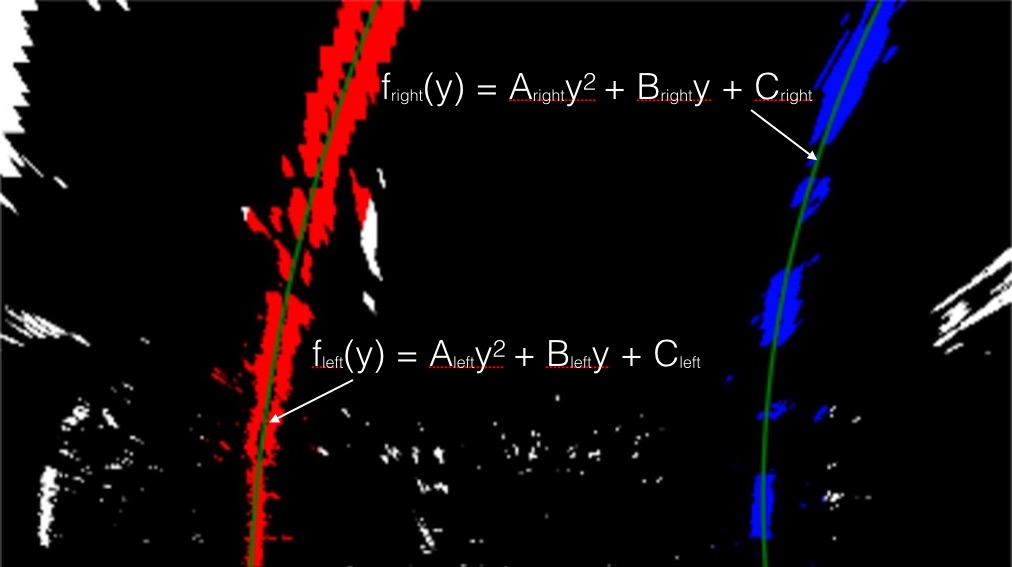
#> input picture CarND-Advanced-Lane-Lines/examples/color_fit_lines.jpg, 1012 x 567 px
$ python pipeline.py examples/color_fit_lines.jpg out.png   (older library calls are emulated)
#> lines starting #> are read from the running program, lines starting #| are printed output that depends on the picture; after the words box and inside, x2 and y2 are one past the last pixel; in counts of white or black regions, pixels touching at a corner belong together
################################################################################################
######## Udacity Autonomous Driving Nano Degree Term 1 Project 4: Advanced Lane Finding ########
########                             Created by Fengwen Song                            ########
################################################################################################
# This is the implementation of image processing pipe-line
# Please run the function by calling python pipeline.py + input file + output folder, here input file can be video
# in mp4 format or image in jpg format. Output folder is where the processed file will be stored. Output file will be
# Under this folder with "out_" + original file name
# Program tested on personal laptop with Intel 6820HK CPU + Nvidia GTX980 Graphic Card

# Import relevant modules
import cv2
import sys
import pickle
import numpy as np
from moviepy.editor import VideoFileClip


# Definition of line class
class Line:
    def __init__(self):
        # was the line detected in the last iteration?
        self.detected = False
        # will this frame of video/image be skipped?
        self.skip = False
        # x values of the last n fits of the line
        self.recent_xfitted = []
        # average x values of the fitted line over the last n iterations
        self.bestx = None
        # polynomial coeffifients of the last n fits of the line
        self.recent_fit = []
        # polynomial coefficients averaged over the last n iterations
        self.best_fit = None
        # polynomial coefficients for the most recent fit
        self.current_fit = []
        # radius of curvature of the line in some units
        self.radius_of_curvature = 0
        # distance in meters of vehicle center from the line
        self.line_base_pos = 0
        # difference in fit coefficients between last and new fits
        self.diffs = np.array([0, 0, 0], dtype='float')
        # x values for detected line pixels
        self.allx = None
        # y values for detected line pixels
        self.ally = None
        # Counter of failed detection
        self.fail_cntr = 0


# Definition of hyper parameters
cam_mtx = 0  # Pre-definition of camera matrix
dist_coef = 0  # Pre-definition of distortion coefficients
ksize = 7  # Kernel size used in sobel operator
window_width = 40  # Width of the convolution window in pixels
window_height = 80  # Window height during window slidings
line_width = 24  # Default line width at bottom of the image in pixels
margin = 8 * line_width  # Margin during window sliding to indicate the possible location of the adjacent lane segment
src_pts = np.float32([(237, 690), (1043, 690), (682, 450), (590, 450)])  # Ref pts for Perspective transformation
dst_pts = np.float32([(325, 720), (955, 720), (955, 0), (325, 0)])  # Ref pts for Perspective transformation
lane_width = dst_pts[1][0] - dst_pts[0][0]  # Default lane width at bottom of the image in pixels
ym_per_pix = 30 / dst_pts[0][1]  # meters per pixel in y dimension
xm_per_pix = 3.7 / lane_width  # meters per pixel in x dimension
curv_thresh = 3  # Curvature threshold for lane validation
fit_thresh = 6  # Threshold when compared the 2nd order polynomial coefficients with the previous fit
lane_thresh = 200  # Valid lane threshold after convolution
res_thresh = 4500  # Threshold for the residual after polynomial fit
fail_thresh = 7  # Threshold for the fail counters in Line class to skip cross compare steps in lane_valid()
num_it = 6  # Store result from last 6 iterations
num_layer = 9  # Default number of sliding layers
# Line objectes for left and right lanes
lane_left = Line()
lane_right = Line()


def abs_sobel_thresh(img, sobel_kernel=3, orient='x', thresh=(0, 255)):
    # Apply x or y gradient with the OpenCV Sobel() function
    # and take the absolute value
    abs_sobel = 0
    if orient == 'x':
        abs_sobel = np.absolute(cv2.Sobel(img, cv2.CV_64F, 1, 0, ksize=sobel_kernel))
    if orient == 'y':
        abs_sobel = np.absolute(cv2.Sobel(img, cv2.CV_64F, 0, 1, ksize=sobel_kernel))
    # Rescale back to 8 bit integer
    scaled_sobel = np.uint8(255 * abs_sobel / np.max(abs_sobel))
    # Create a copy and apply the threshold
    binary_output = np.zeros_like(scaled_sobel)
    # Here I'm using inclusive (>=, <=) thresholds, but exclusive is ok too
    binary_output[(scaled_sobel >= thresh[0]) & (scaled_sobel <= thresh[1])] = 1
    # Return the result
    return binary_output


def mag_thresh(img, sobel_kernel=3, thresh=(0, 255)):
    # Apply the following steps to img
    # 2) Take the gradient in x and y separately
    sobelx = cv2.Sobel(img, cv2.CV_64F, 1, 0, ksize=sobel_kernel)
    sobely = cv2.Sobel(img, cv2.CV_64F, 0, 1, ksize=sobel_kernel)
    # 3) Calculate the magnitude
    sobelxy = np.sqrt((sobelx * sobelx) + (sobely * sobely))
    # 4) Scale to 8-bit (0 - 255) and convert to type = np.uint8
    sobelxy_scaled = np.uint8(255 * sobelxy / np.max(sobelxy))
    # 5) Create a binary mask where mag thresholds are met
    binary_output = np.zeros_like(sobelxy_scaled)
    # 6) Return this mask as your binary_output image
    binary_output[(sobelxy_scaled >= thresh[0]) & (sobelxy_scaled <= thresh[1])] = 1
    return binary_output


def dir_threshold(img, sobel_kernel=3, thresh=(0, np.pi / 2)):
    # Apply the following steps to img
    # 2) Take the gradient in x and y separately
    sobelx = cv2.Sobel(img, cv2.CV_64F, 1, 0, ksize=sobel_kernel)
    sobely = cv2.Sobel(img, cv2.CV_64F, 0, 1, ksize=sobel_kernel)
    # 3) Take the absolute value of the x and y gradients
    abs_sobelx = np.abs(sobelx)
    abs_sobely = np.abs(sobely)
    # 4) Use np.arctan2(abs_sobely, abs_sobelx) to calculate the direction of the gradient
    grad = np.arctan2(abs_sobely, abs_sobelx)
    # 5) Create a binary mask where direction thresholds are met
    binary_output = np.zeros_like(grad)
    # 6) Return this mask as your binary_output image
    binary_output[(grad >= thresh[0]) & (grad <= thresh[1])] = 1
    return binary_output


def s_select(img, thresh=(0, 255)):
    # 1) Convert image in RGB to HLS color space
    hls = cv2.cvtColor(img, cv2.COLOR_BGR2HLS)
    # 2) Pick the S channel
    s_channel = hls[:, :, 2]
    # 3) Make a gray scale copy of the source image
    binary_output = np.zeros_like(s_channel)
    # 4) Apply the threshold to the source image
    binary_output[(s_channel > thresh[0]) & (s_channel <= thresh[1])] = 1
    return binary_output


def l_select(img, thresh=(0, 255)):
    # 1) Convert image in RGB to HLS color space
    hls = cv2.cvtColor(img, cv2.COLOR_BGR2HLS)
    # 2) Pick the L channel
    l_channel = hls[:, :, 1]
    # 3) Make a gray scale copy of the source image
    binary_output = np.zeros_like(l_channel)
    # 4) Apply the threshold to the source image
    binary_output[(l_channel > thresh[0]) & (l_channel <= thresh[1])] = 1
    return binary_output


# [5 lines left out: function curvature_cal, not called in this run]


def lane_filter(image):
    # Create a grayscale copy of the undistorted image
    gray = cv2.cvtColor(image, cv2.COLOR_RGB2GRAY)
    gradx = abs_sobel_thresh(gray, orient='x', sobel_kernel=ksize, thresh=(20, 200))
    grady = abs_sobel_thresh(gray, orient='y', sobel_kernel=ksize, thresh=(20, 200))
    mag_binary = mag_thresh(gray, sobel_kernel=ksize, thresh=(60, 255))
    dir_binary = dir_threshold(gray, sobel_kernel=ksize, thresh=(0.8, 1.4))
    s_binary = s_select(image, thresh=(140, 255))
    l_binary = l_select(image, thresh=(90, 255))
    combined = np.zeros_like(dir_binary)
    # Combine results from all detection results above
    # Here results from gradx, grady, mag_binary and dir_binary are calculated by operation "and" and then take "or"
    # operation with the results from "S_binary" and "L_binary" to give as clean result as possible
    combined[((gradx == 1) & (grady == 1) & (mag_binary == 1) & (dir_binary == 1)) |
             ((s_binary == 1) & (l_binary == 1))] = 1
    return combined


def slide_windows(image):
    window = np.ones(window_width)  # Create our window template that we will use for convolutions
    # First find the two starting positions for the left and right lane by using np.sum to get the vertical image slice
    # and then np.convolve the vertical image slice with the window template
    # Sum quarter bottom of image to get slice, could use a different ratio
    l_sum = np.sum(image[int(4 * image.shape[0] / 5):, int(image.shape[1] / 5):int(image.shape[1] / 2)], axis=0)
    l_center = np.argmax(np.convolve(window, l_sum)) - window_width / 2 + int(image.shape[1] / 5)
    l_max = np.max(np.convolve(window, l_sum))
    r_sum = np.sum(image[int(4 * image.shape[0] / 5):, int(image.shape[1] / 2):int(4 * image.shape[1] / 5)], axis=0)
    r_center = np.argmax(np.convolve(window, r_sum)) - window_width / 2 + int(image.shape[1] / 2)
    r_max = np.max(np.convolve(window, r_sum))
    if l_max > lane_thresh or r_max > lane_thresh:
        if l_max < lane_thresh:
            l_center = int(r_center - lane_width)
        elif r_max < lane_thresh:
            r_center = int(l_center + lane_width)
        # Add what we found for that layer
    else:
        # If both lanes can not be detected at the bottom of images, push the default value 300 and 980 (based on
        # perspective transform) into the list of window centroids
        if lane_left.detected or lane_right.detected:
            l_center = int(dst_pts[0][0])
            r_center = int(dst_pts[1][0])

    lane_left.allx = np.array([l_center], dtype=float)
    lane_right.allx = np.array([r_center], dtype=float)
    lane_left.ally = np.array([image.shape[0]], dtype=float)
    lane_right.ally = np.array([image.shape[0]], dtype=float)

    # Go through each layer looking for max pixel locations
    for level in range(1, int(image.shape[0] / window_height)):
        # convolve the window into the vertical slice of the image
        image_layer = np.sum(
            image[int(image.shape[0] - (level + 1) * window_height):int(image.shape[0] - level * window_height), :],
            axis=0)
        # Expand window size when sliding over the further segments of the image
        window_width_cor = int((100 - window_width) / (image.shape[0] / window_height) * level)
        window = np.ones(window_width + window_width_cor)
        conv_signal = np.convolve(window, image_layer)
        # Find the best left centroid by using past left center as a reference
        # Use window_width/2 as offset because convolution signal reference is at right side of window,
        # not center of window
        offset = int(len(window) / 2)
        l_min_index = int(max(l_center + offset - margin, 0))
        l_max_index = int(min(l_center + offset + margin, image.shape[1]))
        if l_min_index >= l_max_index:
            l_max_index = int(l_min_index + lane_width)
        l_center = np.argmax(conv_signal[l_min_index:l_max_index]) + l_min_index - offset
        l_max = np.max(conv_signal[l_min_index:l_max_index])
        # Find the best right centroid by using past right center as a reference
        r_min_index = int(max(r_center + offset - margin, 0))
        r_max_index = int(min(r_center + offset + margin, len(conv_signal)))
        if r_min_index >= r_max_index:
            r_min_index = int(r_max_index - lane_width)
        r_center = np.argmax(conv_signal[r_min_index:r_max_index]) + r_min_index - offset
        r_max = np.max(conv_signal[r_min_index:r_max_index])
        # Determine if the lane centers found are valid by looking into the
        # 1) intensity of window scanned result
        # 2) Difference between detected center and the one predicted by the best_fit from previous "num_it" of
        #    successful detection
        if (l_max < lane_thresh) or (r_max < lane_thresh) or (r_center - l_center <= lane_width * 0.85) or \
           (r_center - l_center >= lane_width * 1.15):
            if lane_left.bestx is not None and lane_right.bestx is not None:
                l_center_pred = (lane_left.best_fit[0] * (image.shape[0] - level * window_height) ** 2) + \
                                (lane_left.best_fit[1] * (image.shape[0] - level * window_height)) + \
                                (lane_left.best_fit[2])
                r_center_pred = (lane_right.best_fit[0] * (image.shape[0] - level * window_height) ** 2) + \
                                (lane_right.best_fit[1] * (image.shape[0] - level * window_height)) + \
                                (lane_right.best_fit[2])
                # If any of the lane centers are not valid, mark it as -1
                if np.abs(l_center_pred - l_center) > 2 * line_width:
                    l_center = -1
                if np.abs(r_center_pred - r_center) > 2 * line_width:
                    r_center = -1
            else:
                if l_max > r_max:
                    r_center = int(l_center + lane_width)
                else:
                    l_center = int(r_center - lane_width)
        # Append only valid lane centers in to the allx list
        # For invalid points, assign the value from bestx in the same layer as the starting point of next layer's scan
        if l_center > 0:
            lane_left.allx = np.append(lane_left.allx, [float(l_center)])
            lane_left.ally = np.append(lane_left.ally, [float(image.shape[0] - level * window_height)])
        else:
            l_center = lane_left.bestx[level]
        if r_center > 0:
            lane_right.allx = np.append(lane_right.allx, [float(r_center)])
            lane_right.ally = np.append(lane_right.ally, [float(image.shape[0] - level * window_height)])
        else:
            r_center = lane_right.bestx[level]

    # Check if sufficient valid lane segments are detected from sliding windows to calculate polymonial fit
    if len(lane_left.allx) > int(num_layer * 0.7):
        lane_left.detected = True
    else:
        lane_left.detected = False

    if len(lane_right.allx) > int(num_layer * 0.7):
        lane_right.detected = True
    else:
        lane_right.detected = False


# [189 lines left out: functions lane_valid, lane_plot, not called in this run]


def pipeline(image):
    # This is the pipeline function used to process each image passed by main function and get information including
    # Position of lanes, curvature and vehicle position relative to lanes
    # 1st stage, get undistorted images
    undist = cv2.undistort(image, cam_mtx, dist_coef, None, cam_mtx)

    # 2nd stage, filter out the possible lanes in the images
    filtered = lane_filter(undist)

    # 3rd stage, apply perspective transform to the image
    M = cv2.getPerspectiveTransform(src_pts, dst_pts)
    M_inv = cv2.getPerspectiveTransform(dst_pts, src_pts)
    warped = cv2.warpPerspective(filtered, M, (filtered.shape[1], filtered.shape[0]), flags=cv2.INTER_LINEAR)

    # 4th stage, Adopt convolution method to determine details about lane
    slide_windows(warped)

    # 5th stage, compare the left and right lane to see if they are realistic
    lane_valid()

    # If the frame will not be skipped
    if not (lane_left.skip or lane_right.skip):
        # 6th stage, draw lanes on the warped images
        lanes = lane_plot((warped.shape[0], warped.shape[1], 3))

        # 7th stages, apply reverse perspective transform to get images with detected lanes and statistics plotted
        lanes_unwarped = cv2.warpPerspective(lanes, M_inv, (lanes.shape[1], lanes.shape[0]), flags=cv2.INTER_LINEAR)
        output = cv2.addWeighted(image, 1, lanes_unwarped, 0.35, 0)
        rad_curv_avg = (lane_left.radius_of_curvature + lane_right.radius_of_curvature) / 2
        loc_avg = (lane_left.line_base_pos + lane_right.line_base_pos) / 2
        # Add curvature into the output image
        output = cv2.putText(output,
                             'Curvature: {:.3f}m'.format(rad_curv_avg),
                             org=(500, 600),
                             fontFace=cv2.FONT_HERSHEY_SIMPLEX,
                             fontScale=1,
                             color=(255, 255, 255),
                             thickness=2)
        # Add vehicle location into the output image
        if loc_avg < 0:
            loc_string = 'Vehicle location: {:.3f}m to the left'.format(-loc_avg)
        else:
            loc_string = 'Vehicle location: {:.3f}m to the right'.format(loc_avg)
        output = cv2.putText(output,
                             loc_string,
                             org=(400, 650),
                             fontFace=cv2.FONT_HERSHEY_SIMPLEX,
                             fontScale=1,
                             color=(255, 255, 255),
                             thickness=2)
    else:
        output = image
        lane_left.skip = False
        lane_right.skip = False

    return output


if __name__ == "__main__":
    if len(sys.argv) == 3:
        f_input = sys.argv[1]
        f_output = sys.argv[2]
    elif len(sys.argv) == 2:
        f_input = sys.argv[1]
        f_output = ''
    else:
        print('Incorrect calling format')
        sys.exit(-2)
    # Load cam matrix and distortion coefficients
    dist_res = pickle.load(open('Distortion.p', 'rb'))
#> (reads CarND-Advanced-Lane-Lines/Distortion.p from the repository)
    cam_mtx = dist_res['Cam Mat']
    dist_coef = dist_res['Dist Coeff']
    # Determine the type of input files (images/videos)
    file_input = f_input.split('/')
    output_file = f_output + '/out_' + file_input[-1]
    if '.jpg' in file_input[-1]:
        img_in = cv2.imread(f_input)
#> img_in is the input picture: shape (567, 1012, 3); mean B, G, R 11.4, 8.2, 15.7
        if img_in is not None:
            img_out = pipeline(img_in)
#> in lane_filter, `gradx = abs_sobel_thresh(gray, orient='x', sobel_kernel=ksize, thresh=..`:
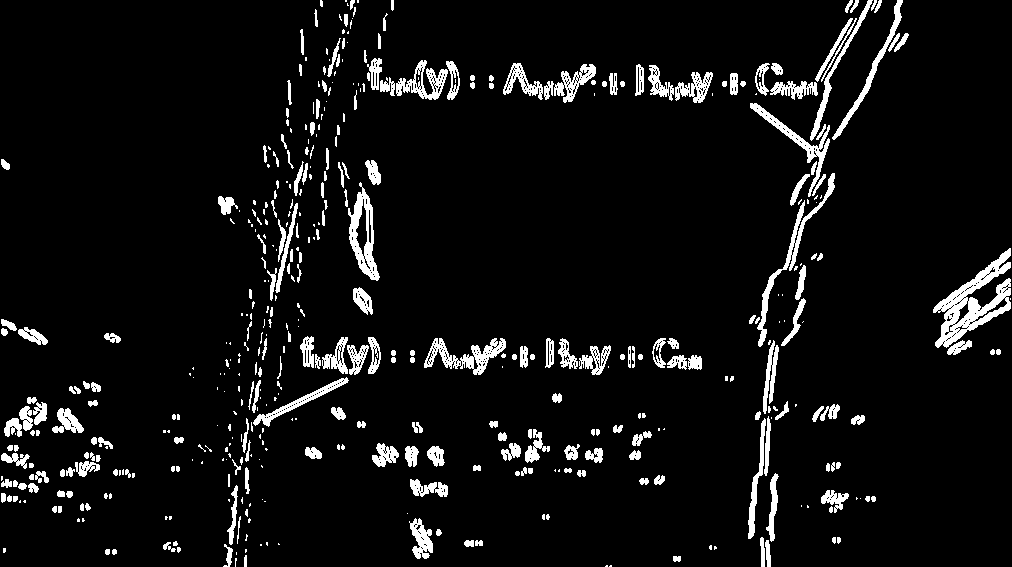
#> gradx: shape (567, 1012); values 0 (black) and 1 (white), 6.5% white; 475 white regions (217 under 20 px), largest, box (x1, y1, x2, y2) and area: (933, 248, 1011, 348) 2766, (348, 182, 380, 281) 1262, (757, 173, 835, 347) 1203
#> in mag_thresh, `sobely = cv2.Sobel(img, cv2.CV_64F, 0, 1, ksize=sobel_kernel)`:
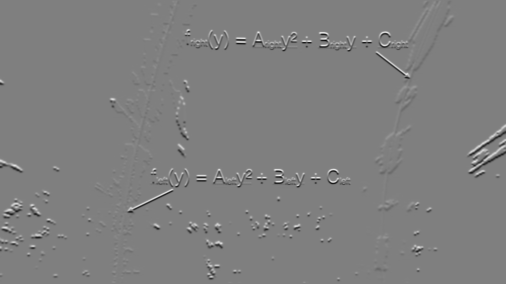
#> sobely: shape (567, 1012) float64 (shown at 1/2 size); min -146724, max 146657, mean -11.1; drawn with min black and max white
#> in dir_threshold, `grad = np.arctan2(abs_sobely, abs_sobelx)`:
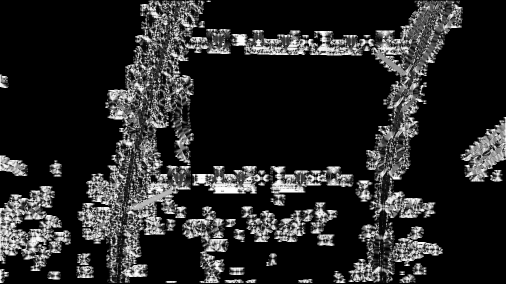
#> grad: shape (567, 1012) float64 (shown at 1/2 size); min 0, max 1.57, mean 0.242; drawn with min black and max white
#> in lane_filter, `dir_binary = dir_threshold(gray, sobel_kernel=ksize, thresh=(0.8, 1.4))`:
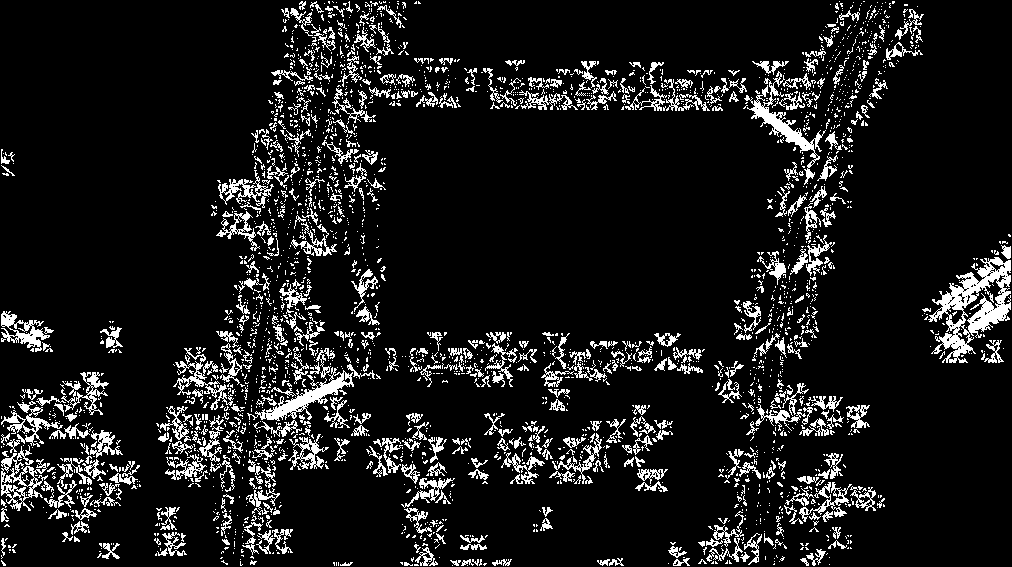
#> dir_binary: shape (567, 1012) float64; values 0 (black) and 1 (white), 10.3% white in thin lines or dots
#> in pipeline, `warped = cv2.warpPerspective(filtered, M, (filtered.shape[1], filtered..`:
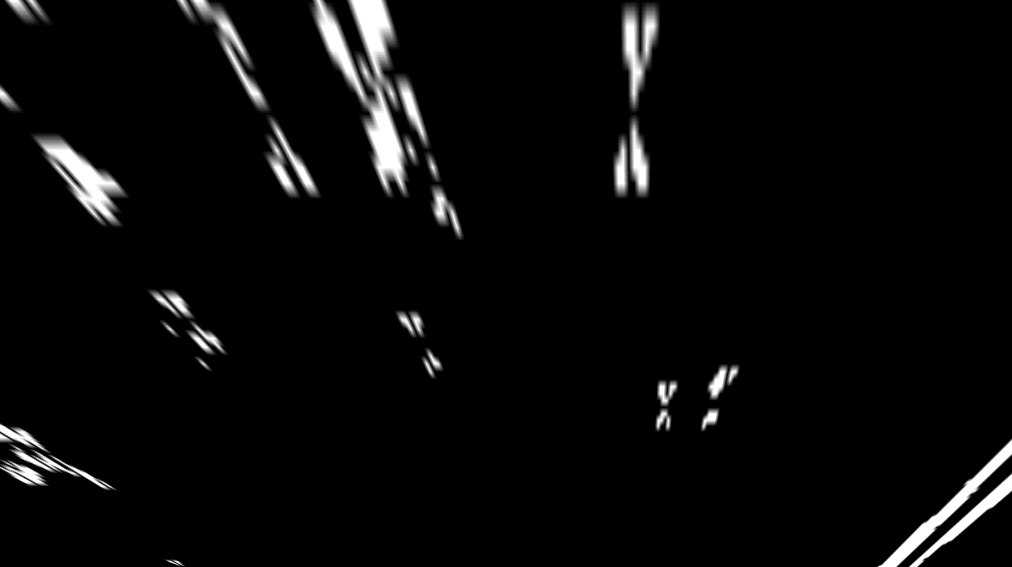
#> warped: shape (567, 1012) float64; min 0, max 1, mean 0.037
#> in slide_windows, `l_sum = np.sum(image[int(4 * image.shape[0] / 5):, int(image.shape[1] ..`: l_sum = 304 values from 0 to 0
#> in slide_windows, `l_center = np.argmax(np.convolve(window, l_sum)) - window_width / 2 + ..`: l_center = 182
#> in slide_windows, `l_max = np.max(np.convolve(window, l_sum))`: l_max = 0
#> in slide_windows, `r_sum = np.sum(image[int(4 * image.shape[0] / 5):, int(image.shape[1] ..`: r_sum = 303 values from 0 to 0
#> in slide_windows, `r_center = np.argmax(np.convolve(window, r_sum)) - window_width / 2 + ..`: r_center = 486
#> in slide_windows, `r_max = np.max(np.convolve(window, r_sum))`: r_max = 0
#> in slide_windows, `lane_left.allx = np.array([l_center], dtype=float)`: lane_left.allx = [182]
#> in slide_windows, `lane_right.allx = np.array([r_center], dtype=float)`: lane_right.allx = [486]
#> the loop in slide_windows, `for level in range(1, int(image.shape[0] / window_height)):` made 6 passes
#> (l_min_index, l_max, r_max_index, r_max) on passes 1 to 4: (14, 1064.4, 702, 144.7), (0, 359.3, 873, 379.8), (0, 379.9, 936, 0), (11, 1634.7, 1025, 568.8)
#> after the loop in slide_windows, `for level in range(1, int(image.shape[0] / window_height)):`: lane_left.allx = [182, 23, 82, 167, 90, 40]; lane_right.allx = [486, 653, 712, 797, 720, 609]
#> (the run stopped early here; a loop or call above may not have finished)
